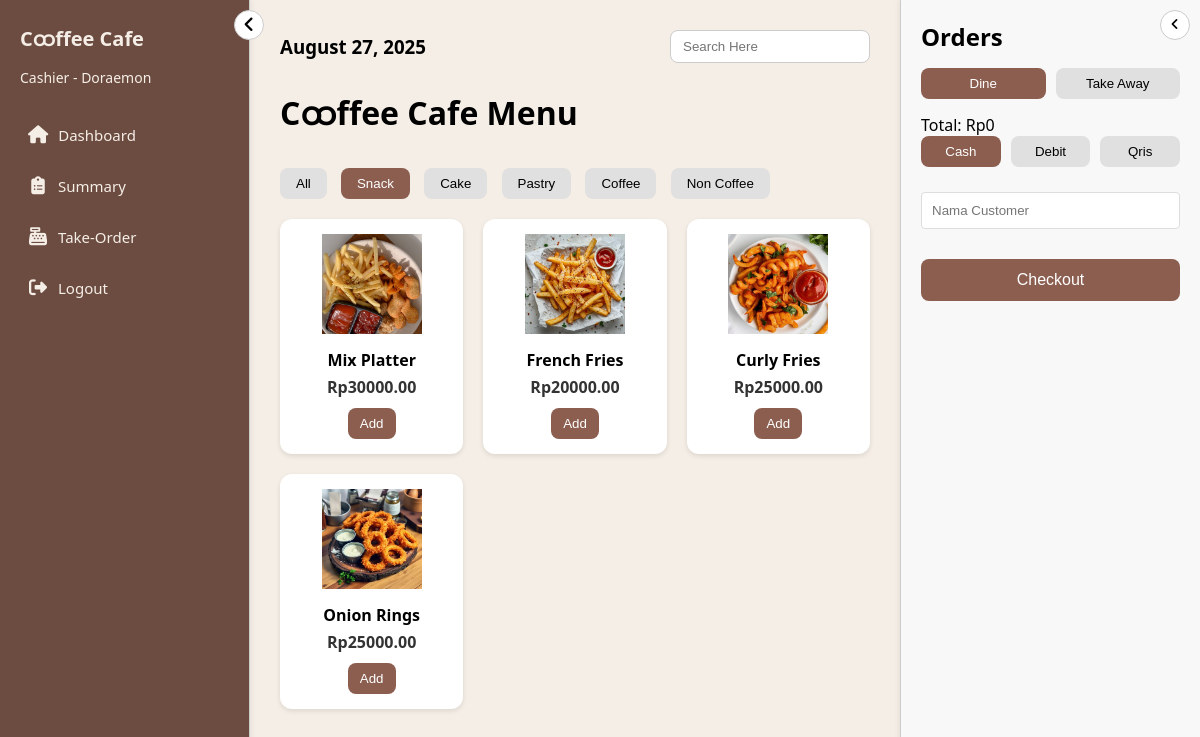
/order/?kategori=snack (signed in), run on the app's committed database.
### mainMenu/models.py (models this page shows, shortened)
class Menu(models.Model):
    KATEGORI_CHOICES = [
        ('snack', 'Snack'),
        ('pastry', 'Pastry'),
        ('cake', 'Cake'),
        ('coffee', 'Coffee'),
        ('non_coffee', 'Non Coffee'),
    ]
    id_menu = models.AutoField(primary_key=True)
    nama_item = models.CharField(max_length=100)
    kategori = models.CharField(max_length=20, choices=KATEGORI_CHOICES)
    gambar = models.ImageField(upload_to='menu_images/', blank=True, null=True)
    harga = models.DecimalField(max_digits=10, decimal_places=2)
    status = models.BooleanField(default=True)

### mainMenu/views.py (the view)
# urls.py: path('order/', views.kasir_order, name='kasir_order'),
@login_required
def kasir_order(request):
    search_query = request.GET.get('search', '')
    kategori = request.GET.get('kategori', '')
    menus = Menu.objects.filter(status=True)
    if kategori and kategori != "All":
        menus = menus.filter(kategori=kategori)
    if search_query:
        menus = menus.filter(nama_item__icontains=search_query)
    context = {
        'user': request.user,
        'menus': menus,
        'kategori': kategori,
        'search': search_query,
    }
    return render(request, 'kasir/order.html', context)

### mainMenu/templates/kasir/order.html (shortened to what this page needs)
{% extends 'base.html' %}
{% block content %}
   <form method="get">
    <div class="header">
      <h3>{% now "F d, Y" %}</h3>
      <input type="text" name="search" placeholder="Search Here" value="{{ request.GET.search }}">
    </div>
  </form>
  <h1>Cထffee Cafe Menu</h1>
  <div class="category-filter">
    <a href="?kategori=All"><button {% if kategori == None or kategori == 'All' %}class="active"{% endif %}>All</button></a>
    <a href="?kategori=snack"><button {% if kategori == 'snack' %}class="active"{% endif %}>Snack</button></a>
    <a href="?kategori=cake"><button {% if kategori == 'cake' %}class="active"{% endif %}>Cake</button></a>
    <a href="?kategori=pastry"><button {% if kategori == 'pastry' %}class="active"{% endif %}>Pastry</button></a>
    <a href="?kategori=coffee"><button {% if kategori == 'coffee' %}class="active"{% endif %}>Coffee</button></a>
    <a href="?kategori=non_coffee"><button {% if kategori == 'non_coffee' %}class="active"{% endif %}>Non Coffee</button></a>
  </div>
  <div class="product-grid">
    {% for menu in menus %}
      <div class="product-card" data-menu-id="{{ menu.id_menu }}">
        <img src="{{ menu.gambar.url }}" alt="{{ menu.nama_item }}">
        <h3>{{ menu.nama_item }}</h3>
        <p>Rp{{ menu.harga }}</p>
        <button>Add</button>
      </div>
    {% empty %}
      <p>Tidak ada menu tersedia.</p>
    {% endfor %}
  </div>
    <div class="container">
      <aside class="order-summary minimized">
        <button id="toggleOrderSummary" class="toggle-order-summary-btn">
          <i class="fas fa-angle-left"></i>
        </button>
        <div class="order-content">
          <h2>Orders</h2>
          <div class="order-mode" id="orderModeGroup">
            <button class="order-mode-btn active" data-mode="Dine In">Dine</button>
            <button class="order-mode-btn" data-mode="Take Away">Take Away</button>
          </div>
          <div class="totals" id="orderTotal">
          </div>
          <div class="payments" id="paymentMethodGroup">
            <button class="payment-btn active" data-method="Cash">Cash</button>
            <button class="payment-btn" data-method="Debit">Debit</button>
            <button class="payment-btn" data-method="Qris">Qris</button>
          </div>
          <input type="text" id="nama_customer" placeholder="Nama Customer" class="customer-input" />
          <button type="button" class="checkout-btn" id="checkoutBtn">Checkout</button>
        </div>
      </aside>
    </div>
{% endblock %}

### mainMenu/templates/base.html (shortened to what this page needs)
{% load static %}
<!DOCTYPE html>
<html lang="id">
<head>
  <link rel="stylesheet" href="{% static 'css/style.css' %}">
  <link rel="stylesheet" href="https://cdnjs.cloudflare.com/ajax/libs/font-awesome/6.5.0/css/all.min.css">
</head>
<body>
  <div class="container-dashboard">
    <aside class="kasir-sidebar">
      <button id="toggleSidebar" class="toggle-sidebar-btn">
        <i class="fas fa-angle-left"></i>
      </button>
      <div class="kasir-brand">
        <h2>Cထffee Cafe</h2>
        <p>Cashier - {{ user.username }}</p>
      </div>
      <nav class="kasir-nav">
        <ul class="sidebar-menu">
          <li><a href="{% url 'kasir_dashboard' %}"><i class="fas fa-home"></i><span>Dashboard</span></a></li>
          <li><a href="{% url 'kasir_summary' %}"><i class="fa-solid fa-clipboard-list"></i><span>Summary</span></a></li>
          <li><a href="{% url 'kasir_order' %}"><i class="fas fa-cash-register"></i><span>Take-Order</span></a></li>
          <li>
            <form method="POST" action="{% url 'logout' %}" id="logoutForm">
              <button type="submit" onclick="return confirmLogout(event)">
                <i class="fas fa-sign-out-alt"></i><span>Logout</span>
              </button>
            </form>
          </li>
        </ul>
      </nav>
    </aside>
    <main class="main-content">
      {% block content %}
      {% endblock %}
    </main>
  </div>
</body>
</html>

### mainMenu/static/css/style.css (style rules this page uses)
* { margin: 0; padding: 0; box-sizing: border-box; }
body { font-family: 'Segoe UI', sans-serif; display: flex; height: 100vh; background-color: #f5eee6; }
.container { display: flex; flex: 1; }
.container-dashboard { display: flex; width: 100%; }
.kasir-sidebar { width: 250px; height: 100vh; background-color: #6c4c41; border-right: 1px solid #ccc; padding: 20px; box-shadow: 2px 0 5px rgba(0,0,0,0.05); position: fixed; }
.kasir-brand { margin-bottom: 30px; }
.kasir-brand h2 { color: #f5eee6; font-size: 20px; margin: 0; }
.kasir-brand p { color: #f5eee6; font-size: 14px; margin: 5px 0 0; }
.kasir-nav ul { list-style: none; padding: 0; margin: 0; }
.kasir-nav ul li { margin-bottom: 15px; }
.kasir-nav ul li a, .kasir-nav ul li button { display: flex; align-items: center; gap: 10px; color: #f5eee6; text-decoration: none; font-size: 15px; background: none; border: none; cursor: pointer; width: 100%; text-align: left; padding: 8px; border-radius: 4px; transition: background 0.2s; }
.sidebar-menu { list-style: none; padding: 0; margin: 0; }
.sidebar-menu li { margin-bottom: 15px; }
.sidebar-menu li a, .sidebar-menu li button { display: flex; align-items: center; gap: 12px; padding: 10px 16px; font-size: 16px; color: #333; background: none; border: none; text-decoration: none; width: 100%; text-align: left; cursor: pointer; }
.sidebar-menu li button { font-family: inherit; }
.sidebar-menu i { min-width: 20px; text-align: center; font-size: 18px; }
.toggle-sidebar-btn { background: none; border: none; cursor: pointer; font-size: 18px; position: absolute; top: 10px; right: -15px; background-color: #fff; border: 1px solid #ccc; border-radius: 50%; width: 30px; height: 30px; display: flex; justify-content: center; align-items: center; z-index: 1001; }
.container-dashboard { display: flex; }
.main-content { margin-left: 250px; transition: margin-left 0.3s; padding: 20px; flex: 1; }
.main-content { flex: 1; padding: 30px; overflow-y: auto; }
.header { display: flex; justify-content: space-between; align-items: center; margin-bottom: 20px; }
.header input[type="text"] { padding: 8px 12px; border: 1px solid #ccc; border-radius: 8px; width: 200px; }
h1 { margin-bottom: 15px; }
.category-filter { margin-bottom: 20px; }
.category-filter button { margin-right: 10px; padding: 8px 16px; border: none; border-radius: 8px; background: #e0e0e0; cursor: pointer; }
.category-filter .active { background: #8b5e4f; color: white; }
.product-grid { display: grid; grid-template-columns: repeat(auto-fill, minmax(180px, 1fr)); gap: 20px; }
.product-card { background: white; padding: 15px; border-radius: 12px; text-align: center; box-shadow: 0 2px 5px rgba(0,0,0,0.1); }
.product-card img { width: 100px; height: 100px; object-fit: cover; margin-bottom: 10px; }
.product-card h3 { margin-bottom: 5px; font-size: 16px; }
.product-card p { font-weight: bold; color: #333; }
.product-card button { margin-top: 10px; padding: 8px 12px; background: #8b5e4f; color: white; border: none; border-radius: 8px; cursor: pointer; }
.order-summary { width: 300px; height: 100vh; background-color: #f8f8f8; border-left: 1px solid #ccc; padding: 20px; box-shadow: -2px 0 5px rgba(0,0,0,0.05); position: fixed; right: 0; top: 0; transition: width 0.3s; z-index: 1000; overflow-y: auto; }
.toggle-order-summary-btn { position: absolute; right: 10px; top: 10px; background: white; border: 1px solid #ccc; border-radius: 50%; width: 30px; height: 30px; display: flex; align-items: center; justify-content: center; cursor: pointer; z-index: 1001; }
.order-summary h2 { margin-bottom: 15px; }
.order-mode, .payments { display: flex; gap: 10px; flex-wrap: wrap; margin-bottom: 15px; }
.order-mode button, .payments button { flex: 1; padding: 8px; border: none; border-radius: 8px; background: #e0e0e0; cursor: pointer; }
.order-mode .active, .payments .active { background: #000; color: white; }
.checkout-btn { margin-top: 20px; padding: 12px; width: 100%; background: #8b5e4f; color: white; border: none; border-radius: 8px; font-size: 16px; cursor: pointer; }
.customer-input { width: 100%; padding: 10px; margin: 10px 0; border: 1px solid #ddd; border-radius: 4px; }
.order-mode-btn.active, .payment-btn.active { background-color: #8b5e4f; color: white; }

### data on the page
Menu: gambar (picture), nama_item "Mix Platter", harga "30000.00"
Menu: gambar (picture), nama_item "French Fries", harga "20000.00"
Menu: gambar (picture), nama_item "Curly Fries", harga "25000.00"
Menu: gambar (picture), nama_item "Onion Rings", harga "25000.00"

### other printed values
{{ user.username }} "Doraemon"
